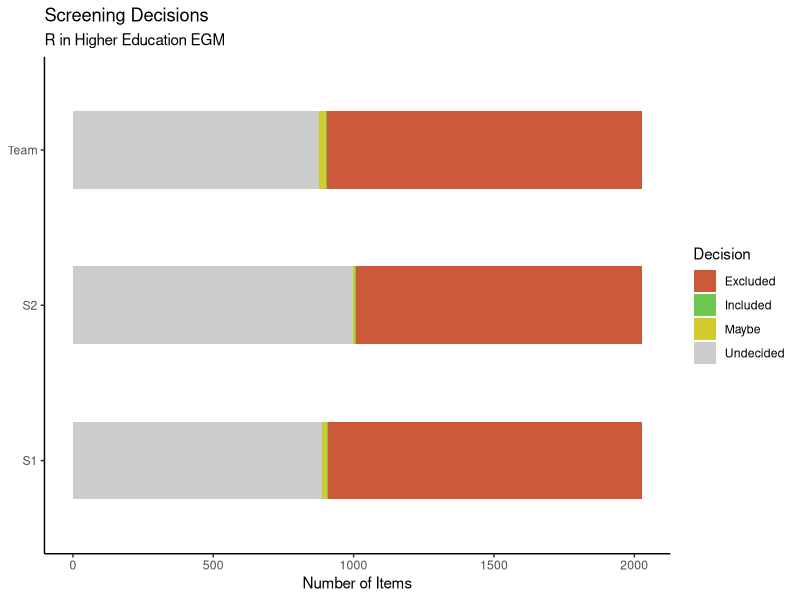
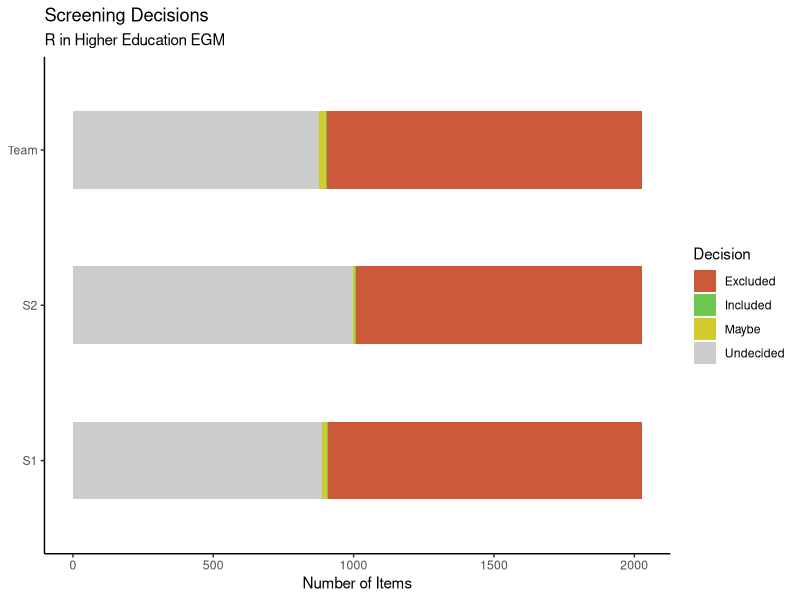

R code for these plots, in order:
## ---- chunk 1
library(tidyverse)
library(ggplot2)
library(RColorBrewer)
## ---- chunk 2
rayyan <- read.csv("Rayann_Screening_Status_10-2-2023.csv")

rayyan$Screener <- as.factor(rayyan$Screener)
rayyan$Decision <- as.factor(rayyan$Decision)
rayyan$Number_of_Items <- as.numeric(rayyan$Number.of.Items)

## ---- chunk 3
progress_chart <- ggplot(rayyan, aes(x= Number_of_Items, y = Screener, fill = Decision)) +
geom_bar(stat = "identity", width = 0.5) +
scale_fill_manual(values = c("#CC5939", "#6FC750", "#D1CB30", "gray80"))+ 
  labs(x = "Number of Items", subtitle = "R in Higher Education EGM", title = "Screening Decisions", y = NULL) +
  theme_classic()

progress_chart
## ---- chunk 4
ggsave("progress_chart.png", device = "png",  width = 6, height = 4)
